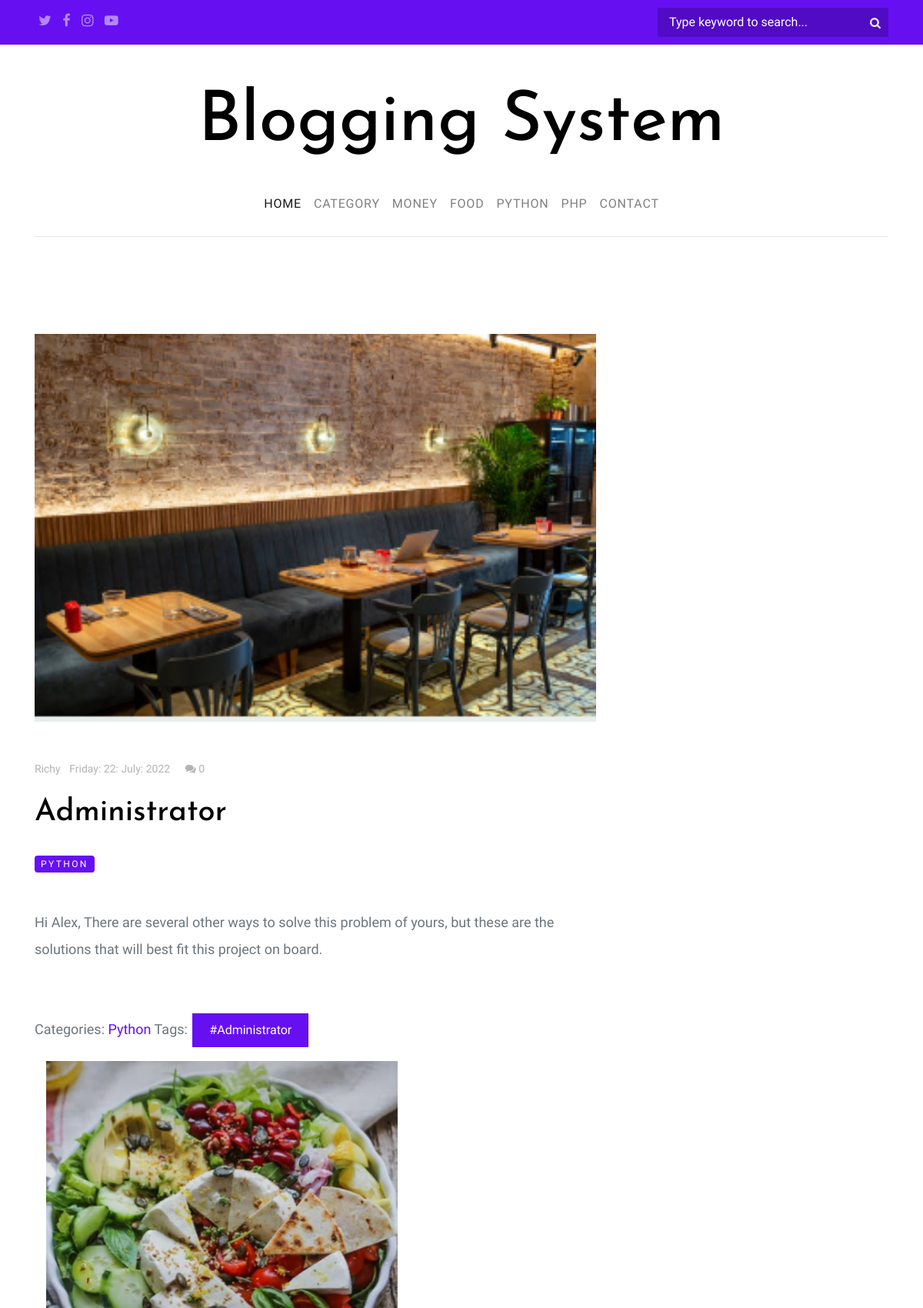
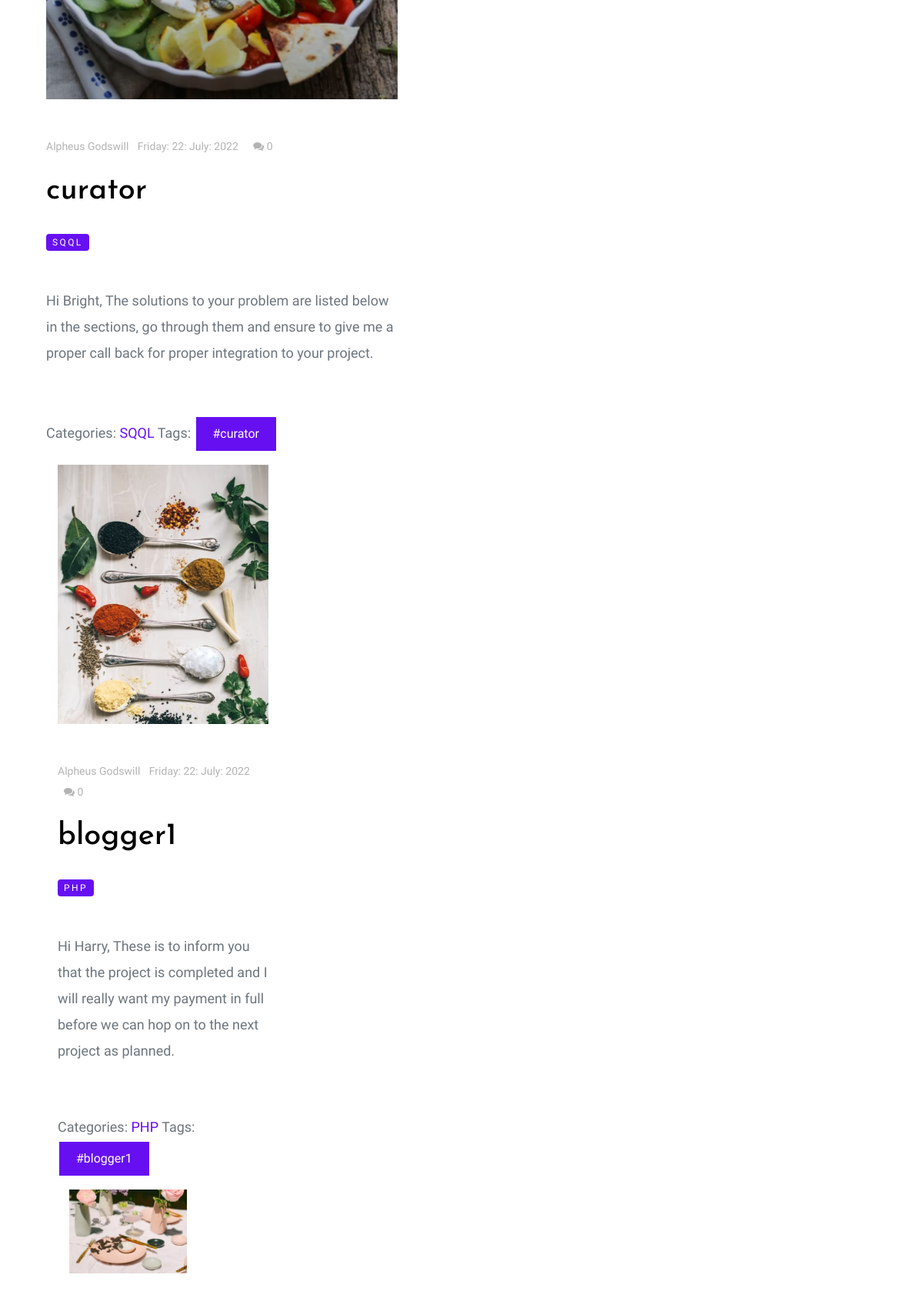
/single.php?post_id=1 (upper part), run on the app's committed database (2 pictures, top to bottom).
### tables this page shows
CREATE TABLE `categories` (
  `cat_id` int(11) NOT NULL,
  `cat_title` varchar(255) NOT NULL
);

CREATE TABLE `posts` (
  `post_id` int(11) NOT NULL,
  `post_title` varchar(255) NOT NULL,
  `post_category` varchar(255) NOT NULL,
  `post_category_id` int(11) NOT NULL,
  `post_author` varchar(255) NOT NULL,
  `post_content` text NOT NULL,
  `post_date` varchar(255) NOT NULL,
  `post_image` text NOT NULL,
  `post_comment_count` int(255) NOT NULL,
  `post_views` int(255) NOT NULL,
  `post_tags` text NOT NULL,
  `post_status` varchar(255) DEFAULT 'draft',
  `post_track` text NOT NULL
);

### single.php (the view, shortened to what this page needs)
<?php include 'includes/header.php'; ?>
    <div class="wrap">
<?php include 'includes/navigation.php'; ?>
    <section class="site-section py-lg">
      <div class="container">
        <div class="row blog-entries element-animate">
<?php
  if(isset($_GET['post_id'])){
    $post_id = mysqli_real_escape_string($connect,$_GET['post_id']);
    $post_title= mysqli_real_escape_string($connect,$_GET['post_title']);
    $post_content = mysqli_real_escape_string($connect,$_GET['post_content']);
    $query = "SELECT * FROM posts WHERE post_id LIKE '%$post_id%' OR post_title LIKE '%$post_title%' OR post_content LIKE '%$post_content%'";
    $result = mysqli_query($connect, $query);
?>
    <?php
      while($row = mysqli_fetch_assoc($result)){
          $post_title = $row['post_title'];
          $post_author = $row['post_author'];
          $post_category = $row['post_category'];
          $post_category_id = $row['post_category_id'];
          $post_content = $row['post_content'];
          $post_tags = explode(',',$row['post_tags']);
          $post_image = $row['post_image'];
          $date = $row['post_date'];
          $post_comment_count = $row['post_comment_count'];
          ?>
          <div class="col-md-12 col-lg-8 main-content">
            <img src="admin/images/<?php echo $post_image; ?>" alt="Image" class="img-responsive mb-5" width="100%">
             <div class="post-meta">
                        <span class="author mr-2"><?php echo $post_author; ?> </span>
                        <span class="mr-2"><?php echo $date; ?> </span>
                        <span class="ml-2"><span class="fa fa-comments"></span> <?php echo $post_comment_count; ?></span>
                      </div>
            <h1 class="mb-4"><?php echo $post_title; ?></h1>
            <a class="category mb-5" href="category.php?cat_id=<?php echo $post_category_id; ?>"><?php echo $post_category; ?></a>
            <div class="post-content-body">
              <p><?php echo $post_content; ?></p>
            </div>
            <div class="pt-5">
              <p>Categories:  <a href="#"><?php echo $post_category; ?></a>  Tags: <a href="#" ><?php foreach($post_tags as $tag) {
                echo "<a href=''class='btn btn-primary' style='margin:2px;'>#$tag</a>";
              }
              ?></a></p>
            </div>
   <?php }
}
else{
  header("Location: index.php");
}
?>
      </div>
          </div>
      </section>
</div>
  </body>
</html>

### includes/function.php
<?php
 include "db.php";
function display_categories(){
    global $connect;
    $sql = "SELECT * FROM categories ORDER BY cat_id DESC LIMIT 4 ";
    $result = mysqli_query($connect,$sql);
    if (!$result) {
        die("Could_not_connect_to_database_to_fetch_data_from_it.".mysqli_error($connect));
    }else{
        while ($row= mysqli_fetch_assoc($result)) {
            $cat_id = $row['cat_id'];
            $cat_tit = $row['cat_title'];
            echo "<li class='nav-item dropdown'><a class='nav-link' href='category.php?cat_id=$cat_id'>{$cat_tit}</a></li>";
        }
    }
}
 ?>

### css/style.css (style rules this page uses)
body { background: #ccc url("../images/photography.png") repeat; font-family: "Inconsolata", SFMono-Regular, Menlo, Monaco, Consolas, "Liberation Mono", "Courier New", monospace; font-weight: 300; font-size: 18px; line-height: 1.9; color: #6c757d; }
a { -webkit-transition: .3s all ease; -o-transition: .3s all ease; transition: .3s all ease; text-decoration: none; }
h1, h2, h3, h4, h5 { color: #000; font-family: "Josefin Sans", -apple-system, BlinkMacSystemFont, "Segoe UI", Roboto, "Helvetica Neue", Arial, sans-serif, "Apple Color Emoji", "Segoe UI Emoji", "Segoe UI Symbol", "Noto Color Emoji"; }
.wrap { max-width: 1250px; margin: 0 auto; background: #fff; -webkit-box-shadow: 0 0 40px 0 rgba(0, 0, 0, 0.1); box-shadow: 0 0 40px 0 rgba(0, 0, 0, 0.1); }
header .navbar .nav-link { padding: 1.7rem 1rem; font-size: 16px; outline: none !important; text-transform: uppercase; letter-spacing: .05em; }
.category { display: inline-block; background: #6610f2; padding: 2px 8px; line-height: 1.5; font-size: 12px; border-radius: 4px; text-transform: uppercase; color: #fff !important; margin-right: 10px; letter-spacing: .2em; }
.site-section { padding: 7em 0; }
.blog-entries .post-meta { margin-bottom: 20px; font-size: 14px; color: #b3b3b3; }
.btn, .form-control { outline: none; -webkit-box-shadow: none !important; box-shadow: none !important; border-radius: 0; }
.btn { -webkit-transition: .3s all ease; -o-transition: .3s all ease; transition: .3s all ease; padding: 8px 20px; }
.btn.btn-primary { color: #fff; border-width: 2px; }
.element-animate { opacity: 0; visibility: hidden; }

### data on the page
categories: cat_title "MONEY"
categories: cat_title "FOOD"
categories: cat_title "PYTHON"
categories: cat_title "PHP"
posts: post_image (picture), post_author "Richy", post_date "Friday: 22: July: 2022", post_comment_count "0", post_title "Administrator", post_category "PYTHON", post_content "Hi Alex, There are several other ways to solve this problem of yours, but these are the solutions that will best fit this project on board.", post_category "Python", post_tags "Administrator"
posts: post_image (picture), post_author "Alpheus Godswill", post_date "Friday: 22: July: 2022", post_comment_count "0", post_title "curator", post_category "SQQL", post_content "Hi Bright, The solutions to your problem are listed below in the sections, go through them and ensure to give me a proper call back for proper integration to your project.", post_tags "curator"
posts: post_image (picture), post_author "Alpheus Godswill", post_date "Friday: 22: July: 2022", post_comment_count "0", post_title "blogger1", post_category "PHP", post_content "Hi Harry, These is to inform you that the project is completed and I will really want my payment in full before we can hop on to the next project as planned.", post_tags "blogger1"
posts: post_image (picture)
